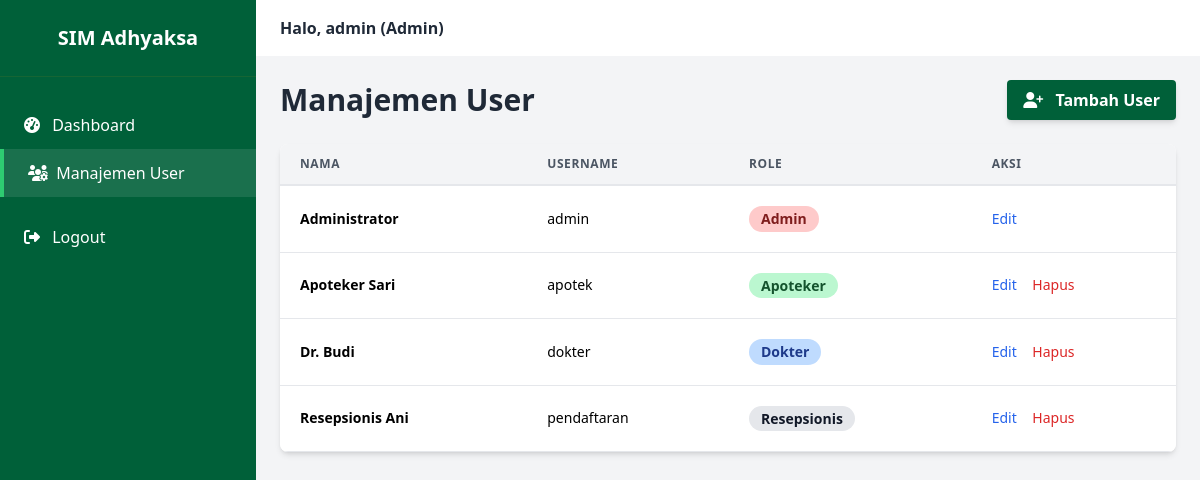
The app's page /admin/manajemen_user.php (signed in) with its own data.
### tables this page shows
CREATE TABLE IF NOT EXISTS `users` (
  `id` int(11) NOT NULL AUTO_INCREMENT,
  `nama` varchar(255) NOT NULL,
  `username` varchar(255) NOT NULL,
  `password` varchar(255) NOT NULL,
  `role` varchar(20) NOT NULL,
  PRIMARY KEY (`id`)
);

### admin/manajemen_user.php (the view, shortened to what this page needs)
<?php
include '../sim_adhyaksa/koneksi.php';
include '../sim_adhyaksa/layout_header.php';
include '../sim_adhyaksa/layout_sidebar.php';
?>
<div class="mb-6 flex justify-between items-center">
    <h1 class="text-3xl font-bold text-gray-800">Manajemen User</h1>
    <button onclick="openModal()"
        class="bg-primary-green hover:bg-green-700 text-white font-bold py-2 px-4 rounded shadow-md">
        <i class="fas fa-user-plus mr-2"></i> Tambah User
    </button>
</div>
<div class="bg-white shadow-md rounded-lg overflow-hidden">
    <table class="min-w-full leading-normal">
        <thead>
            <tr>
                <th
                    class="px-5 py-3 border-b-2 border-gray-200 bg-gray-100 text-left text-xs font-semibold text-gray-600 uppercase tracking-wider">
                    Nama</th>
                <th
                    class="px-5 py-3 border-b-2 border-gray-200 bg-gray-100 text-left text-xs font-semibold text-gray-600 uppercase tracking-wider">
                    Username</th>
                <th
                    class="px-5 py-3 border-b-2 border-gray-200 bg-gray-100 text-left text-xs font-semibold text-gray-600 uppercase tracking-wider">
                    Role</th>
                <th
                    class="px-5 py-3 border-b-2 border-gray-200 bg-gray-100 text-left text-xs font-semibold text-gray-600 uppercase tracking-wider">
                    Aksi</th>
            </tr>
        </thead>
        <tbody>
            <?php
            $query = mysqli_query($conn, "SELECT * FROM users ORDER BY role ASC");
            while ($row = mysqli_fetch_array($query)) {
                ?>
                <tr>
                    <td class="px-5 py-5 border-b border-gray-200 bg-white text-sm font-semibold">
                        <?php echo $row['nama']; ?>
                    </td>
                    <td class="px-5 py-5 border-b border-gray-200 bg-white text-sm"><?php echo $row['username']; ?></td>
                    <td class="px-5 py-5 border-b border-gray-200 bg-white text-sm">
                        <span class="relative inline-block px-3 py-1 font-semibold leading-tight rounded-full
                        <?php
                        if ($row['role'] == 'admin')
                            echo 'bg-red-200 text-red-900';
                        elseif ($row['role'] == 'dokter')
                            echo 'bg-blue-200 text-blue-900';
                        elseif ($row['role'] == 'apoteker')
                            echo 'bg-green-200 text-green-900';
                        else
                            echo 'bg-gray-200 text-gray-900';
                        ?>">
                            <span class="relative"><?php echo ucfirst($row['role']); ?></span>
                        </span>
                    </td>
                    <td class="px-5 py-5 border-b border-gray-200 bg-white text-sm">
                        <button onclick="editUser(<?php echo htmlspecialchars(json_encode($row)); ?>)"
                            class="text-blue-600 hover:text-blue-900 mr-3">Edit</button>
                        <?php if ($row['username'] != $_SESSION['username']): ?>
                            <a href="manajemen_user.php?delete=<?php echo $row['id']; ?>"
                                onclick="return confirm('Hapus user ini?')" class="text-red-600 hover:text-red-900">Hapus</a>
                        <?php endif; ?>
                    </td>
                </tr>
            <?php } ?>
        </tbody>
    </table>
</div>
<?php echo "</main></div></div></body></html>"; ?>

### sim_adhyaksa/layout_header.php (shortened to what this page needs)
<!DOCTYPE html>
<html lang="id">
<head>
    <script src="https://cdn.tailwindcss.com"></script>
    <link rel="stylesheet" href="https://cdnjs.cloudflare.com/ajax/libs/font-awesome/6.4.0/css/all.min.css">
</head>
<body class="bg-gray-100 font-sans">
    <div class="flex h-screen overflow-hidden">

### sim_adhyaksa/layout_sidebar.php (shortened to what this page needs)
<aside class="w-64 bg-primary-green text-white hidden md:block flex-shrink-0">
    <div class="p-6 flex items-center justify-center border-b border-green-800">
        <span class="text-xl font-bold">SIM Adhyaksa</span>
    </div>
    <nav class="mt-6">
        <?php if ($_SESSION['role'] == 'admin'): ?>
            <a href="/klinikAdhyaksa/admin/index.php"
                class="block py-3 px-6 hover:bg-green-800 <?php echo (strpos($_SERVER['PHP_SELF'], 'admin/index.php') !== false) ? 'sidebar-active' : ''; ?>">
                <i class="fas fa-tachometer-alt w-6"></i> Dashboard
            </a>
            <a href="/klinikAdhyaksa/admin/manajemen_user.php"
                class="block py-3 px-6 hover:bg-green-800 <?php echo (strpos($_SERVER['PHP_SELF'], 'manajemen_user.php') !== false) ? 'sidebar-active' : ''; ?>">
                <i class="fas fa-users-cog w-6"></i> Manajemen User
            </a>
        <?php endif; ?>
        <a href="/klinikAdhyaksa/logout.php" class="block py-3 px-6 hover:bg-red-600 mt-4">
            <i class="fas fa-sign-out-alt w-6"></i> Logout
        </a>
    </nav>
</aside>
<div class="flex-1 flex flex-col overflow-hidden">
    <header class="bg-white shadow-sm py-4 px-6 flex justify-between items-center">
        <div class="text-gray-800 font-semibold">
            Halo, <?php echo $_SESSION['username']; ?> (<?php echo ucfirst($_SESSION['role']); ?>)
        </div>
    </header>
    <main class="flex-1 overflow-x-hidden overflow-y-auto bg-gray-100 p-6">

### sim_adhyaksa/layout_header.php (style rules this page uses)
.sidebar-active { background-color: rgba(255, 255, 255, 0.1); border-left: 4px solid #2ecc71; }
:root { --primary-green: #006039; }
.bg-primary-green { background-color: var(--primary-green); }

### records on screen
users: nama "Administrator", username "admin", role "Admin"
users: nama "Apoteker Sari", username "apotek", role "Apoteker"
users: nama "Dr. Budi", username "dokter", role "Dokter"
users: nama "Resepsionis Ani", username "pendaftaran", role "Resepsionis"

### other values on screen
$_SESSION['username'] "admin"
$_SESSION['role'] "Admin"
